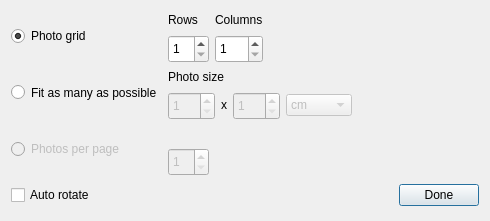
<?xml version="1.0" encoding="UTF-8"?>
<ui version="4.0">
 <class>CustomLayout</class>
 <widget class="QDialog" name="CustomLayout">
  <property name="geometry">
   <rect>
    <x>0</x>
    <y>0</y>
    <width>490</width>
    <height>221</height>
   </rect>
  </property>
  <property name="sizePolicy">
   <sizepolicy hsizetype="Preferred" vsizetype="Preferred">
    <horstretch>0</horstretch>
    <verstretch>0</verstretch>
   </sizepolicy>
  </property>
  <property name="minimumSize">
   <size>
    <width>490</width>
    <height>221</height>
   </size>
  </property>
  <property name="windowTitle">
   <string>Custom layout</string>
  </property>
  <layout class="QVBoxLayout" name="verticalLayout_7">
   <item>
    <layout class="QHBoxLayout" name="horizontalLayout_3">
     <item>
      <layout class="QVBoxLayout" name="verticalLayout_5">
       <item>
        <widget class="QRadioButton" name="m_photoGridCheck">
         <property name="sizePolicy">
          <sizepolicy hsizetype="Minimum" vsizetype="Preferred">
           <horstretch>0</horstretch>
           <verstretch>0</verstretch>
          </sizepolicy>
         </property>
         <property name="minimumSize">
          <size>
           <width>0</width>
           <height>46</height>
          </size>
         </property>
         <property name="text">
          <string>Photo grid</string>
         </property>
         <property name="checked">
          <bool>true</bool>
         </property>
        </widget>
       </item>
       <item>
        <widget class="QRadioButton" name="m_fitAsManyCheck">
         <property name="enabled">
          <bool>true</bool>
         </property>
         <property name="sizePolicy">
          <sizepolicy hsizetype="Minimum" vsizetype="Preferred">
           <horstretch>0</horstretch>
           <verstretch>0</verstretch>
          </sizepolicy>
         </property>
         <property name="minimumSize">
          <size>
           <width>0</width>
           <height>46</height>
          </size>
         </property>
         <property name="text">
          <string>Fit as many as possible</string>
         </property>
        </widget>
       </item>
       <item>
        <widget class="QRadioButton" name="m_photosXPageCheck">
         <property name="enabled">
          <bool>false</bool>
         </property>
         <property name="sizePolicy">
          <sizepolicy hsizetype="Minimum" vsizetype="Preferred">
           <horstretch>0</horstretch>
           <verstretch>0</verstretch>
          </sizepolicy>
         </property>
         <property name="minimumSize">
          <size>
           <width>0</width>
           <height>46</height>
          </size>
         </property>
         <property name="text">
          <string>Photos per page</string>
         </property>
        </widget>
       </item>
      </layout>
     </item>
     <item>
      <layout class="QVBoxLayout" name="verticalLayout_6">
       <item>
        <layout class="QHBoxLayout" name="horizontalLayout_2">
         <item>
          <layout class="QVBoxLayout" name="verticalLayout">
           <item>
            <widget class="QLabel" name="label">
             <property name="sizePolicy">
              <sizepolicy hsizetype="Preferred" vsizetype="Fixed">
               <horstretch>0</horstretch>
               <verstretch>0</verstretch>
              </sizepolicy>
             </property>
             <property name="minimumSize">
              <size>
               <width>0</width>
               <height>18</height>
              </size>
             </property>
             <property name="text">
              <string>Rows</string>
             </property>
            </widget>
           </item>
           <item>
            <widget class="QSpinBox" name="m_gridRows">
             <property name="sizePolicy">
              <sizepolicy hsizetype="Minimum" vsizetype="Fixed">
               <horstretch>0</horstretch>
               <verstretch>0</verstretch>
              </sizepolicy>
             </property>
             <property name="minimumSize">
              <size>
               <width>0</width>
               <height>28</height>
              </size>
             </property>
             <property name="minimum">
              <number>1</number>
             </property>
            </widget>
           </item>
          </layout>
         </item>
         <item>
          <layout class="QVBoxLayout" name="verticalLayout_4">
           <item>
            <widget class="QLabel" name="label_2">
             <property name="sizePolicy">
              <sizepolicy hsizetype="Preferred" vsizetype="Fixed">
               <horstretch>0</horstretch>
               <verstretch>0</verstretch>
              </sizepolicy>
             </property>
             <property name="minimumSize">
              <size>
               <width>0</width>
               <height>18</height>
              </size>
             </property>
             <property name="text">
              <string>Columns</string>
             </property>
            </widget>
           </item>
           <item>
            <widget class="QSpinBox" name="m_gridColumns">
             <property name="sizePolicy">
              <sizepolicy hsizetype="Minimum" vsizetype="Fixed">
               <horstretch>0</horstretch>
               <verstretch>0</verstretch>
              </sizepolicy>
             </property>
             <property name="minimumSize">
              <size>
               <width>0</width>
               <height>28</height>
              </size>
             </property>
             <property name="minimum">
              <number>1</number>
             </property>
            </widget>
           </item>
          </layout>
         </item>
         <item>
          <spacer name="horizontalSpacer_2">
           <property name="sizePolicy">
            <sizepolicy hsizetype="Minimum" vsizetype="Minimum">
             <horstretch>0</horstretch>
             <verstretch>0</verstretch>
            </sizepolicy>
           </property>
           <property name="orientation">
            <enum>Qt::Horizontal</enum>
           </property>
           <property name="sizeHint" stdset="0">
            <size>
             <width>40</width>
             <height>20</height>
            </size>
           </property>
          </spacer>
         </item>
        </layout>
       </item>
       <item>
        <layout class="QVBoxLayout" name="verticalLayout_3">
         <item>
          <widget class="QLabel" name="label_4">
           <property name="sizePolicy">
            <sizepolicy hsizetype="Preferred" vsizetype="Fixed">
             <horstretch>0</horstretch>
             <verstretch>0</verstretch>
            </sizepolicy>
           </property>
           <property name="minimumSize">
            <size>
             <width>0</width>
             <height>18</height>
            </size>
           </property>
           <property name="text">
            <string>Photo size</string>
           </property>
          </widget>
         </item>
         <item>
          <layout class="QHBoxLayout" name="horizontalLayout">
           <item>
            <widget class="QSpinBox" name="m_photoHeight">
             <property name="enabled">
              <bool>false</bool>
             </property>
             <property name="sizePolicy">
              <sizepolicy hsizetype="Minimum" vsizetype="Fixed">
               <horstretch>0</horstretch>
               <verstretch>0</verstretch>
              </sizepolicy>
             </property>
             <property name="minimumSize">
              <size>
               <width>0</width>
               <height>28</height>
              </size>
             </property>
             <property name="minimum">
              <number>1</number>
             </property>
             <property name="maximum">
              <number>999</number>
             </property>
            </widget>
           </item>
           <item>
            <widget class="QLabel" name="label_3">
             <property name="sizePolicy">
              <sizepolicy hsizetype="Preferred" vsizetype="Fixed">
               <horstretch>0</horstretch>
               <verstretch>0</verstretch>
              </sizepolicy>
             </property>
             <property name="text">
              <string>x</string>
             </property>
            </widget>
           </item>
           <item>
            <widget class="QSpinBox" name="m_photoWidth">
             <property name="enabled">
              <bool>false</bool>
             </property>
             <property name="sizePolicy">
              <sizepolicy hsizetype="Minimum" vsizetype="Fixed">
               <horstretch>0</horstretch>
               <verstretch>0</verstretch>
              </sizepolicy>
             </property>
             <property name="minimumSize">
              <size>
               <width>0</width>
               <height>28</height>
              </size>
             </property>
             <property name="minimum">
              <number>1</number>
             </property>
             <property name="maximum">
              <number>999</number>
             </property>
            </widget>
           </item>
           <item>
            <widget class="QComboBox" name="m_photoUnits">
             <property name="enabled">
              <bool>false</bool>
             </property>
             <property name="sizePolicy">
              <sizepolicy hsizetype="Preferred" vsizetype="Fixed">
               <horstretch>0</horstretch>
               <verstretch>0</verstretch>
              </sizepolicy>
             </property>
             <item>
              <property name="text">
               <string>cm</string>
              </property>
             </item>
             <item>
              <property name="text">
               <string>mm</string>
              </property>
             </item>
             <item>
              <property name="text">
               <string>inches</string>
              </property>
             </item>
            </widget>
           </item>
           <item>
            <spacer name="horizontalSpacer_4">
             <property name="orientation">
              <enum>Qt::Horizontal</enum>
             </property>
             <property name="sizeHint" stdset="0">
              <size>
               <width>40</width>
               <height>20</height>
              </size>
             </property>
            </spacer>
           </item>
          </layout>
         </item>
        </layout>
       </item>
       <item>
        <layout class="QHBoxLayout" name="horizontalLayout_4">
         <item>
          <layout class="QVBoxLayout" name="verticalLayout_2">
           <item>
            <widget class="QLabel" name="label_5">
             <property name="sizePolicy">
              <sizepolicy hsizetype="Preferred" vsizetype="Fixed">
               <horstretch>0</horstretch>
               <verstretch>0</verstretch>
              </sizepolicy>
             </property>
             <property name="minimumSize">
              <size>
               <width>0</width>
               <height>18</height>
              </size>
             </property>
             <property name="text">
              <string/>
             </property>
            </widget>
           </item>
           <item>
            <widget class="QSpinBox" name="m_photosXPage">
             <property name="enabled">
              <bool>false</bool>
             </property>
             <property name="sizePolicy">
              <sizepolicy hsizetype="Minimum" vsizetype="Fixed">
               <horstretch>0</horstretch>
               <verstretch>0</verstretch>
              </sizepolicy>
             </property>
             <property name="minimumSize">
              <size>
               <width>0</width>
               <height>28</height>
              </size>
             </property>
             <property name="frame">
              <bool>true</bool>
             </property>
             <property name="readOnly">
              <bool>false</bool>
             </property>
             <property name="specialValueText">
              <string extracomment="0 to disable"/>
             </property>
             <property name="minimum">
              <number>1</number>
             </property>
             <property name="singleStep">
              <number>1</number>
             </property>
             <property name="value">
              <number>1</number>
             </property>
            </widget>
           </item>
          </layout>
         </item>
         <item>
          <spacer name="horizontalSpacer">
           <property name="sizePolicy">
            <sizepolicy hsizetype="Minimum" vsizetype="Minimum">
             <horstretch>0</horstretch>
             <verstretch>0</verstretch>
            </sizepolicy>
           </property>
           <property name="orientation">
            <enum>Qt::Horizontal</enum>
           </property>
           <property name="sizeHint" stdset="0">
            <size>
             <width>40</width>
             <height>20</height>
            </size>
           </property>
          </spacer>
         </item>
        </layout>
       </item>
      </layout>
     </item>
    </layout>
   </item>
   <item>
    <layout class="QHBoxLayout" name="horizontalLayout_5">
     <item>
      <widget class="QCheckBox" name="m_autorotate">
       <property name="text">
        <string>Auto rotate</string>
       </property>
      </widget>
     </item>
     <item>
      <spacer name="horizontalSpacer_3">
       <property name="orientation">
        <enum>Qt::Horizontal</enum>
       </property>
       <property name="sizeHint" stdset="0">
        <size>
         <width>258</width>
         <height>30</height>
        </size>
       </property>
      </spacer>
     </item>
     <item>
      <widget class="QPushButton" name="m_doneButton">
       <property name="text">
        <string>Done</string>
       </property>
      </widget>
     </item>
    </layout>
   </item>
  </layout>
 </widget>
 <resources/>
 <connections>
  <connection>
   <sender>m_photosXPageCheck</sender>
   <signal>toggled(bool)</signal>
   <receiver>m_photosXPage</receiver>
   <slot>setEnabled(bool)</slot>
   <hints>
    <hint type="sourcelabel">
     <x>92</x>
     <y>148</y>
    </hint>
    <hint type="destinationlabel">
     <x>215</x>
     <y>159</y>
    </hint>
   </hints>
  </connection>
  <connection>
   <sender>m_fitAsManyCheck</sender>
   <signal>toggled(bool)</signal>
   <receiver>m_photoHeight</receiver>
   <slot>setEnabled(bool)</slot>
   <hints>
    <hint type="sourcelabel">
     <x>92</x>
     <y>90</y>
    </hint>
    <hint type="destinationlabel">
     <x>288</x>
     <y>101</y>
    </hint>
   </hints>
  </connection>
  <connection>
   <sender>m_fitAsManyCheck</sender>
   <signal>toggled(bool)</signal>
   <receiver>m_photoWidth</receiver>
   <slot>setEnabled(bool)</slot>
   <hints>
    <hint type="sourcelabel">
     <x>92</x>
     <y>90</y>
    </hint>
    <hint type="destinationlabel">
     <x>215</x>
     <y>101</y>
    </hint>
   </hints>
  </connection>
  <connection>
   <sender>m_fitAsManyCheck</sender>
   <signal>toggled(bool)</signal>
   <receiver>m_photoUnits</receiver>
   <slot>setEnabled(bool)</slot>
   <hints>
    <hint type="sourcelabel">
     <x>92</x>
     <y>90</y>
    </hint>
    <hint type="destinationlabel">
     <x>355</x>
     <y>101</y>
    </hint>
   </hints>
  </connection>
  <connection>
   <sender>m_photoGridCheck</sender>
   <signal>toggled(bool)</signal>
   <receiver>m_gridRows</receiver>
   <slot>setEnabled(bool)</slot>
   <hints>
    <hint type="sourcelabel">
     <x>92</x>
     <y>32</y>
    </hint>
    <hint type="destinationlabel">
     <x>279</x>
     <y>43</y>
    </hint>
   </hints>
  </connection>
  <connection>
   <sender>m_photoGridCheck</sender>
   <signal>toggled(bool)</signal>
   <receiver>m_gridColumns</receiver>
   <slot>setEnabled(bool)</slot>
   <hints>
    <hint type="sourcelabel">
     <x>92</x>
     <y>32</y>
    </hint>
    <hint type="destinationlabel">
     <x>215</x>
     <y>43</y>
    </hint>
   </hints>
  </connection>
  <connection>
   <sender>m_photosXPageCheck</sender>
   <signal>toggled(bool)</signal>
   <receiver>m_autorotate</receiver>
   <slot>setDisabled(bool)</slot>
   <hints>
    <hint type="sourcelabel">
     <x>92</x>
     <y>148</y>
    </hint>
    <hint type="destinationlabel">
     <x>54</x>
     <y>199</y>
    </hint>
   </hints>
  </connection>
 </connections>
</ui>
